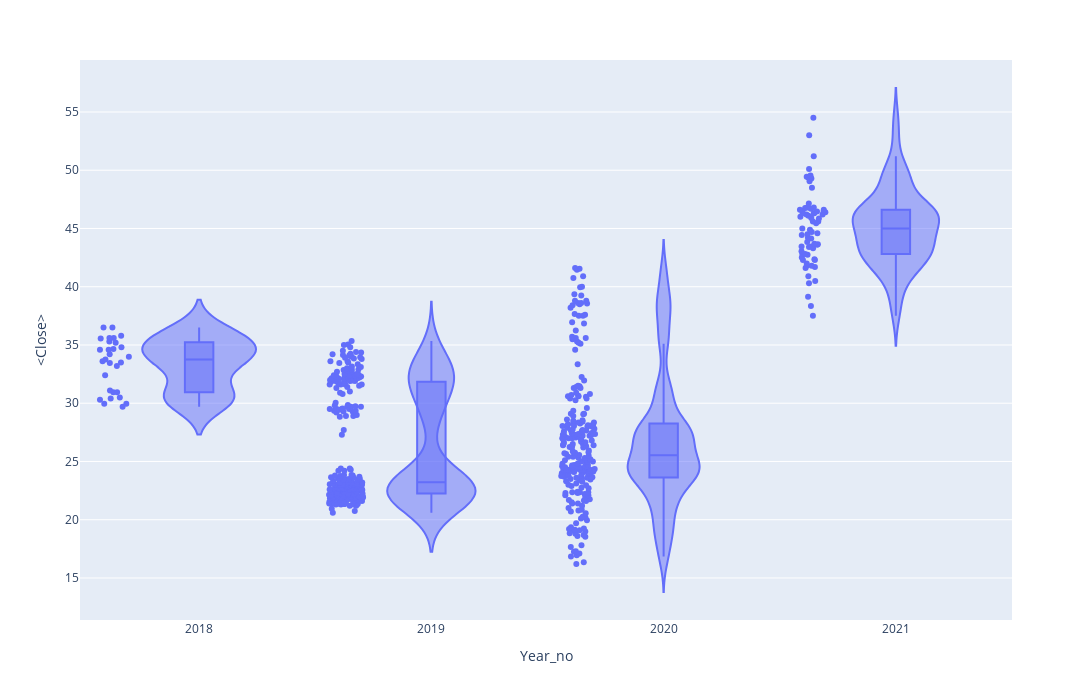

Notebook code cell kept with this figure:
### Code cell
#px.violin(df_tips, y="tip", x="smoker", color="sex", box=True, points="all",
#          hover_data=df_tips.columns)

fig = go.Figure()
px.violin(df_hpg,x='Year_no',y='<Close>',box =True, points='all',
         hover_data=df_hpg.columns, width=1200,height=700)

### Figure 1 — Plotly figure (JSON) as saved in the notebook; plotly's stock layout.template omitted (floating-point values rounded to 4 significant figures; data arrays with more than 128 entries replaced by an {"elided": "..."} marker saying what was removed)
{"data": [{"alignmentgroup": "True", "box": {"visible": true}, "customdata": {"elided": "600x3 mixed values"}, "hovertemplate": "Year_no=%{x}<br><Close>=%{y}<br>datetime=%{customdata[0]}<br><Volume>=%{customdata[1]}<br>Period=%{customdata[2]}<extra></extra>", "legendgroup": "", "marker": {"color": "#636efa"}, "name": "", "offsetgroup": "", "orientation": "v", "points": "all", "scalegroup": "True", "showlegend": false, "type": "violin", "x": {"elided": "600 int values"}, "x0": " ", "xaxis": "x", "y": {"elided": "600 float values"}, "y0": " ", "yaxis": "y"}], "layout": {"height": 700, "legend": {"tracegroupgap": 0}, "margin": {"t": 60}, "violinmode": "group", "width": 1200, "xaxis": {"anchor": "y", "domain": [0, 1], "title": {"text": "Year_no"}}, "yaxis": {"anchor": "x", "domain": [0, 1], "title": {"text": "<Close>"}}}}
